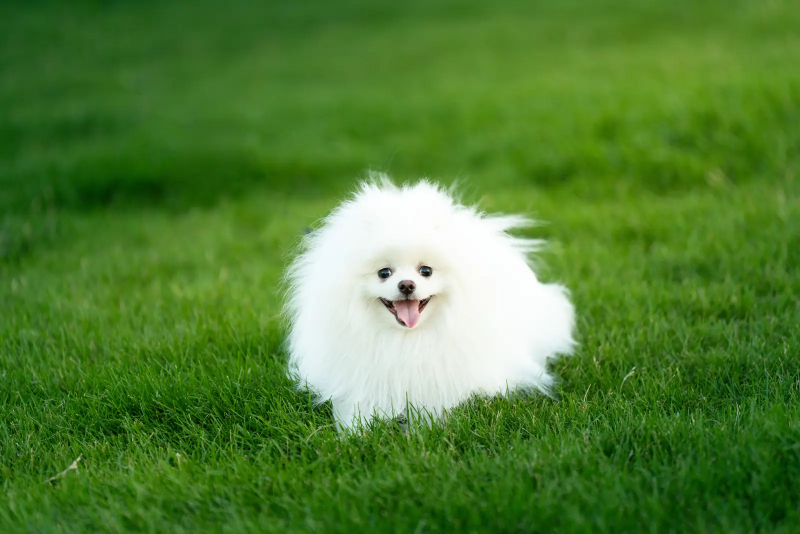
#> input picture assets/images/animal-01.webp, 1600 x 1067 px (shown at 1/2 size)
$ python build_contact_sheets.py ../assets/images out
#> lines starting #> are read from the running program, lines starting #| are printed output that depends on the picture
#!/usr/bin/env python3
"""Build labeled contact sheets for a folder of photos."""

import json
import pathlib
import sys

from PIL import Image, ImageDraw, ImageFont


FONT_CANDIDATES = [
    "/System/Library/Fonts/PingFang.ttc",
    "/System/Library/Fonts/Supplemental/Arial Unicode.ttf",
    "/System/Library/Fonts/Supplemental/Songti.ttc",
]


def load_font(size):
#> called with size = 20
    for path in FONT_CANDIDATES:
        try:
            return ImageFont.truetype(path, size=size)
        except OSError:
            continue
    return ImageFont.load_default()


def slugify(name):
    keep = "".join(ch if ch.isalnum() else "-" for ch in name)
    return keep.strip("-")[:40] or "sheet"


def collect_photos(source_root):
    root = pathlib.Path(source_root)
    groups = {}
    for category_dir in sorted([p for p in root.iterdir() if p.is_dir()]):
        files = sorted(
            p
            for p in category_dir.iterdir()
            if p.suffix.lower() in {".jpg", ".jpeg", ".png", ".webp", ".heic"}
        )
        if files:
            groups[category_dir.name] = files
    root_files = sorted(
        p
        for p in root.iterdir()
        if p.is_file()
        and p.suffix.lower() in {".jpg", ".jpeg", ".png", ".webp", ".heic"}
    )
    if root_files:
        groups["Racine"] = root_files
    return groups


def draw_contact_sheet(files, output_path, font):
    cols, rows = 4, 4
    thumb_w, thumb_h = 360, 240
    label_h = 44
    pad = 14
    header_h = 64
    page_w = cols * thumb_w + (cols + 1) * pad
    page_h = header_h + rows * (thumb_h + label_h + pad) + pad

    canvas = Image.new("RGB", (page_w, page_h), "#0f1115")
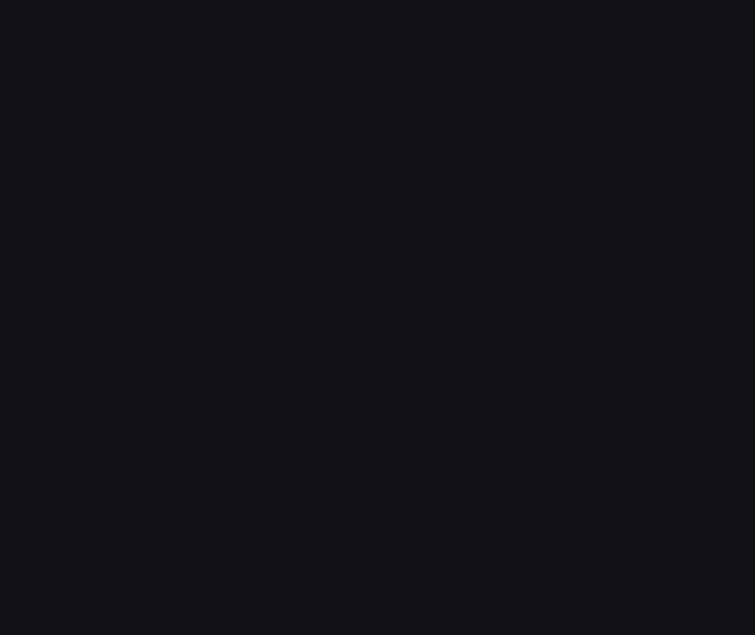
#> canvas: PIL image 1510x1270 RGB (shown at 1/2 size); mean R, G, B 15, 17, 21
    draw = ImageDraw.Draw(canvas)
    title_font = load_font(28)
    label_font = load_font(20)

    draw.text((pad, 18), output_path.stem, fill="#f5d68a", font=title_font)

    for index, image_path in enumerate(files[: cols * rows]):
        col = index % cols
        row = index // cols
        x = pad + col * (thumb_w + pad)
        y = header_h + row * (thumb_h + label_h + pad)

        try:
            with Image.open(image_path) as im:
#> im is the input picture: PIL image 1600x1067 RGB; mean R, G, B 81.4, 126.7, 52.1
                im = im.convert("RGB")
                im.thumbnail((thumb_w, thumb_h), Image.Resampling.LANCZOS)
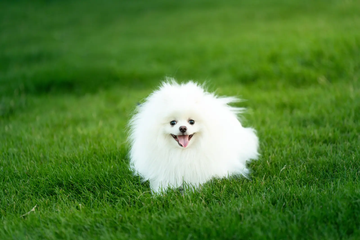
#> im: PIL image 360x240 RGB; mean R, G, B 81.5, 126.8, 52.2
                box = Image.new("RGB", (thumb_w, thumb_h), "#1b1e26")
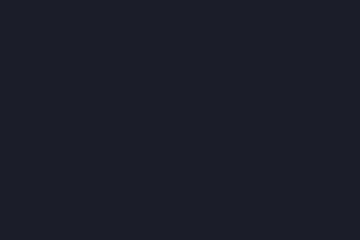
#> box: PIL image 360x240 RGB; mean R, G, B 27, 30, 38
                box.paste(im, ((thumb_w - im.width) // 2, (thumb_h - im.height) // 2))
                canvas.paste(box, (x, y))
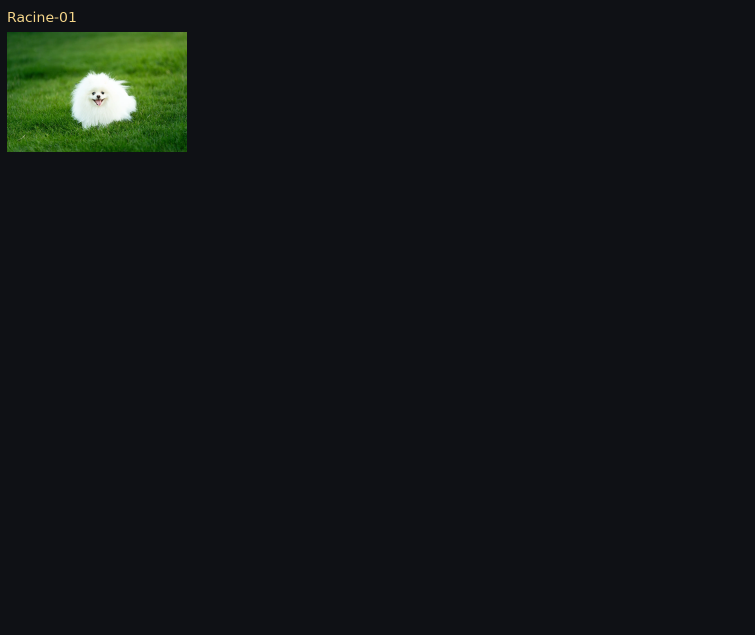
#> canvas: PIL image 1510x1270 RGB (shown at 1/2 size); mean R, G, B 18.1, 22, 22.5
        except OSError as exc:
            draw.rectangle((x, y, x + thumb_w, y + thumb_h), fill="#451111")
            draw.text((x + 8, y + 8), str(exc), fill="#ffffff", font=label_font)

        name = image_path.name
        if len(name) > 34:
            name = name[:31] + "..."
        draw.text((x + 2, y + thumb_h + 8), name, fill="#e8e8e8", font=label_font)

    canvas.save(output_path, quality=88)
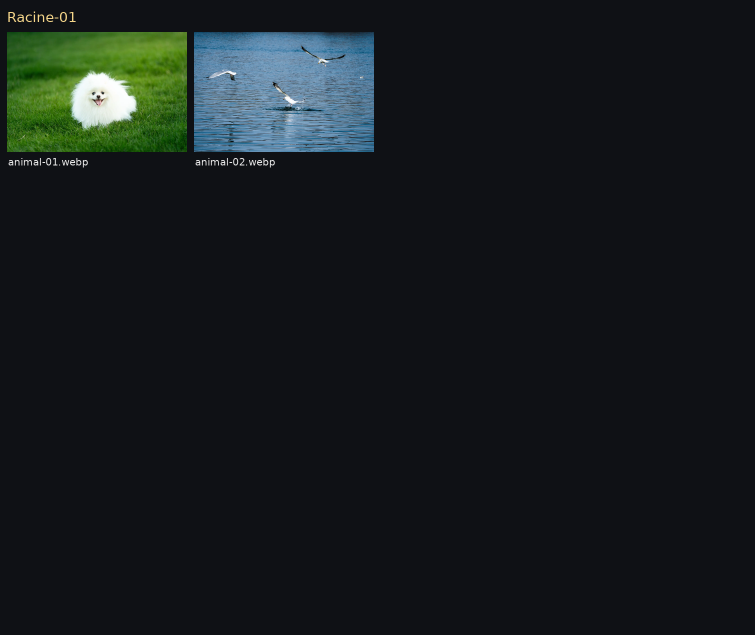
#> saved as Racine-01.jpg: PIL image 1510x1270 RGB (shown at 1/2 size); mean R, G, B 21.6, 27.2, 28.8


def main():
    source_root = sys.argv[1]
    output_dir = pathlib.Path(sys.argv[2])
    output_dir.mkdir(parents=True, exist_ok=True)

    groups = collect_photos(source_root)
    manifest = []

    for category, files in groups.items():
        for batch_index in range(0, len(files), 16):
            batch = files[batch_index : batch_index + 16]
            sheet_name = f"{slugify(category)}-{batch_index // 16 + 1:02d}"
            output_path = output_dir / f"{sheet_name}.jpg"
            draw_contact_sheet(batch, output_path, load_font(20))
            manifest.append(
                {
                    "sheet": output_path.name,
                    "category": category,
                    "files": [str(p) for p in batch],
                }
            )

    with open(output_dir / "manifest.json", "w", encoding="utf-8") as handle:
        json.dump(manifest, handle, ensure_ascii=False, indent=2)

    for item in manifest:
        print(f"{item['sheet']}: {len(item['files'])} photos")


if __name__ == "__main__":
    main()

$ run again, on assets/images/animal-03.webp
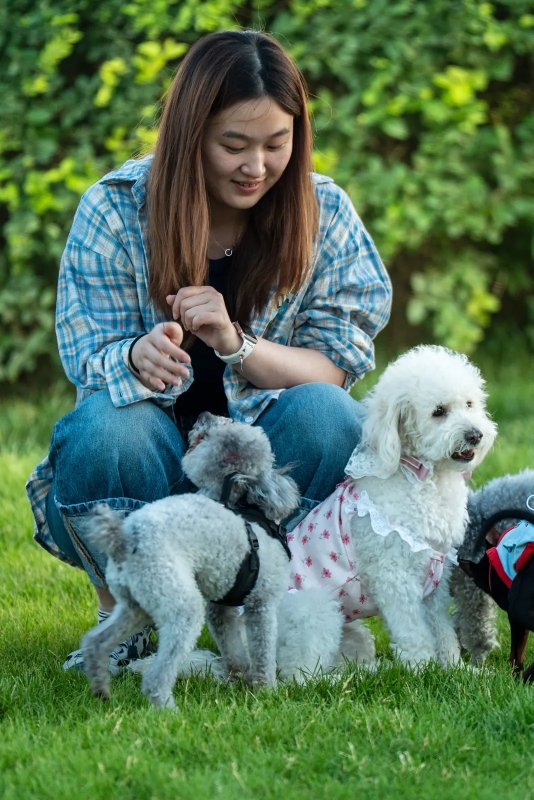
#> input picture assets/images/animal-03.webp, 1067 x 1600 px (shown at 1/2 size)
#> in draw_contact_sheet, im is the input picture: PIL image 1067x1600 RGB; mean R, G, B 88.5, 119.8, 88.2
#> im: PIL image 160x240 RGB
#> in draw_contact_sheet, `box.paste(im, ((thumb_w - im.width) // 2, (thumb_h - im.height) // 2))`:
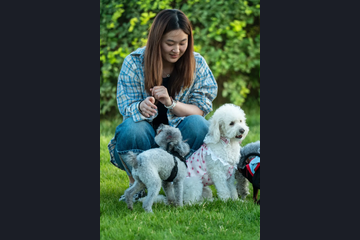
#> box: PIL image 360x240 RGB; mean R, G, B 54.3, 69.9, 60.3
#> in draw_contact_sheet, `canvas.save(output_path, quality=88)`:
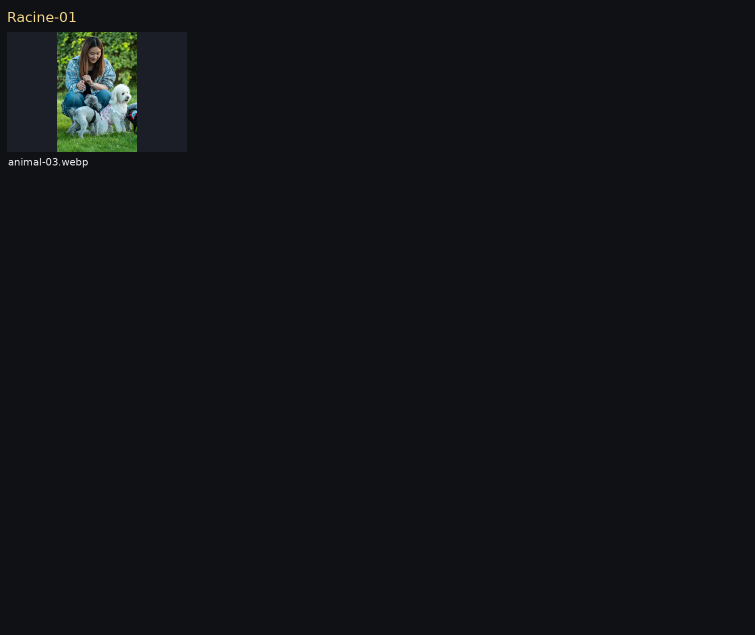
#> saved as Racine-01.jpg: PIL image 1510x1270 RGB (shown at 1/2 size); mean R, G, B 16.9, 19.5, 22.9

$ run again, on assets/images/animal-04.webp
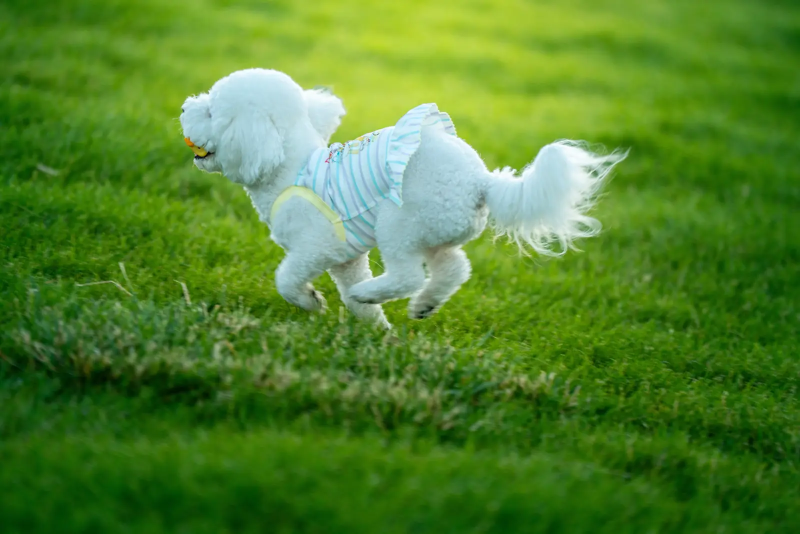
#> input picture assets/images/animal-04.webp, 1600 x 1067 px (shown at 1/2 size)
#> in draw_contact_sheet, im is the input picture: PIL image 1600x1067 RGB; mean R, G, B 82.2, 130.4, 46.1
#> in draw_contact_sheet, `im.thumbnail((thumb_w, thumb_h), Image.Resampling.LANCZOS)`:
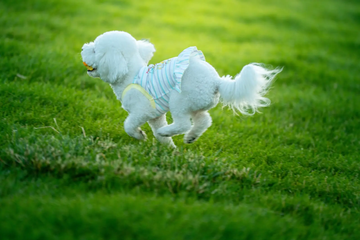
#> im: PIL image 360x240 RGB; mean R, G, B 82.4, 130.6, 46.2
#> in draw_contact_sheet, `canvas.paste(box, (x, y))`:
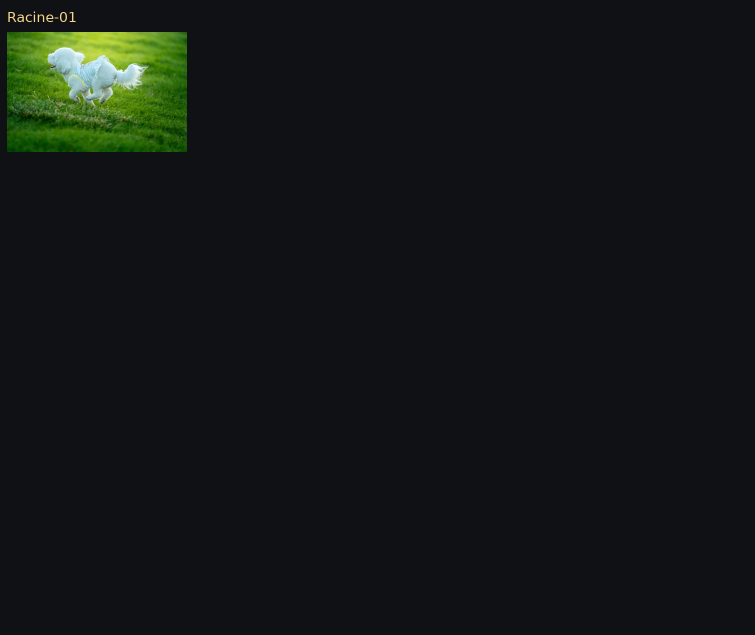
#> canvas: PIL image 1510x1270 RGB (shown at 1/2 size); mean R, G, B 18.1, 22.2, 22.2

$ run again, on assets/images/animal-05.webp
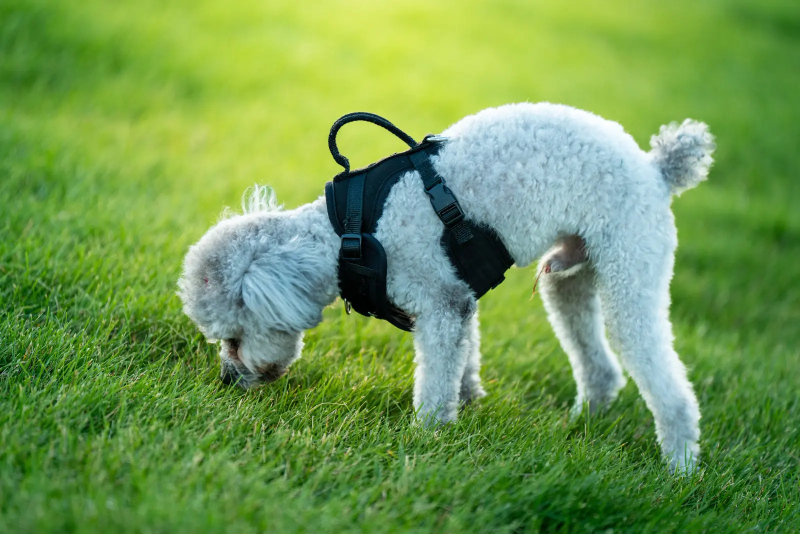
#> input picture assets/images/animal-05.webp, 1600 x 1067 px (shown at 1/2 size)
#> in draw_contact_sheet, im is the input picture: PIL image 1600x1067 RGB; mean R, G, B 112.7, 153.7, 82.1
#> in draw_contact_sheet, `im.thumbnail((thumb_w, thumb_h), Image.Resampling.LANCZOS)`:
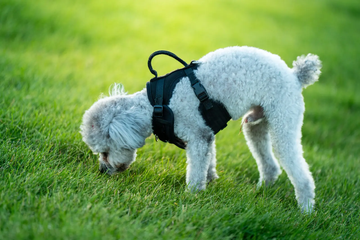
#> im: PIL image 360x240 RGB; mean R, G, B 112.8, 153.9, 82.2
#> in draw_contact_sheet, `canvas.paste(box, (x, y))`:
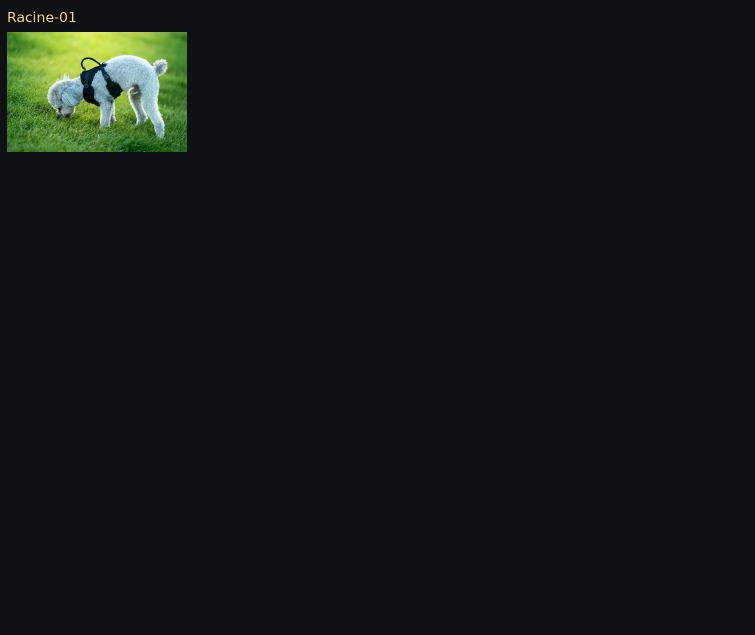
#> canvas: PIL image 1510x1270 RGB (shown at 1/2 size); mean R, G, B 19.5, 23.2, 23.8
